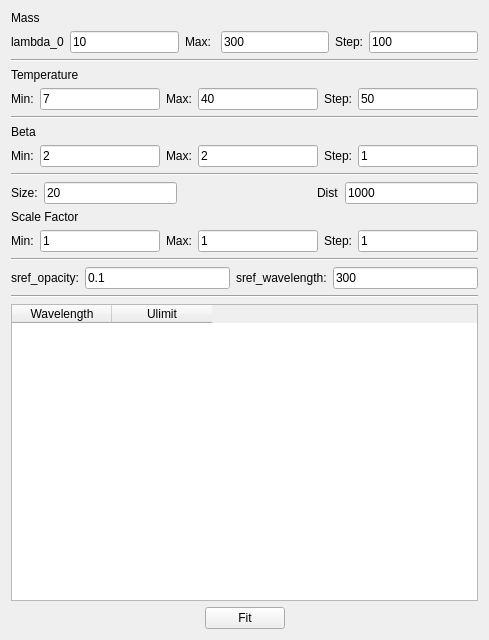
<?xml version="1.0" encoding="UTF-8"?>
<ui version="4.0">
<class>SedFitgrid_thick</class>
<widget class="QWidget" name="SedFitgrid_thick">
<property name="geometry">
<rect>
<x>0</x>
<y>0</y>
<width>489</width>
<height>640</height>
</rect>
</property>
<property name="windowTitle">
<string>Form</string>
</property>
<layout class="QVBoxLayout" name="verticalLayout">
<item>
<widget class="QLabel" name="label">
<property name="text">
<string>Mass</string>
</property>
</widget>
</item>
<item>
<layout class="QHBoxLayout" name="horizontalLayout">
<item>
<widget class="QLabel" name="label_2">
<property name="text">
<string>lambda_0</string>
</property>
</widget>
</item>
<item>
<widget class="QLineEdit" name="minLambda_0LineEdit">
<property name="text">
<string>10</string>
</property>
</widget>
</item>
<item>
<widget class="QLabel" name="label_3">
<property name="text">
<string>Max: </string>
</property>
</widget>
</item>
<item>
<widget class="QLineEdit" name="maxLambda_0LineEdit">
<property name="text">
<string>300</string>
</property>
</widget>
</item>
<item>
<widget class="QLabel" name="label_4">
<property name="text">
<string>Step:</string>
</property>
</widget>
</item>
<item>
<widget class="QLineEdit" name="stepLambda_0LineEdit">
<property name="text">
<string>100</string>
</property>
</widget>
</item>
</layout>
</item>
<item>
<widget class="Line" name="line">
<property name="orientation">
<enum>Qt::Horizontal</enum>
</property>
</widget>
</item>
<item>
<widget class="QLabel" name="label_5">
<property name="text">
<string>Temperature</string>
</property>
</widget>
</item>
<item>
<layout class="QHBoxLayout" name="horizontalLayout_3">
<item>
<widget class="QLabel" name="label_6">
<property name="text">
<string>Min:</string>
</property>
</widget>
</item>
<item>
<widget class="QLineEdit" name="tempMinLineEdit">
<property name="text">
<string>7</string>
</property>
</widget>
</item>
<item>
<widget class="QLabel" name="label_7">
<property name="text">
<string>Max:</string>
</property>
</widget>
</item>
<item>
<widget class="QLineEdit" name="tempMaxLineEdit">
<property name="text">
<string>40</string>
</property>
</widget>
</item>
<item>
<widget class="QLabel" name="label_8">
<property name="text">
<string>Step:</string>
</property>
</widget>
</item>
<item>
<widget class="QLineEdit" name="tempStepLineEdit">
<property name="text">
<string>50</string>
</property>
</widget>
</item>
</layout>
</item>
<item>
<widget class="Line" name="line_2">
<property name="orientation">
<enum>Qt::Horizontal</enum>
</property>
</widget>
</item>
<item>
<widget class="QLabel" name="label_9">
<property name="text">
<string>Beta</string>
</property>
</widget>
</item>
<item>
<layout class="QHBoxLayout" name="horizontalLayout_4">
<item>
<widget class="QLabel" name="label_10">
<property name="text">
<string>Min:</string>
</property>
</widget>
</item>
<item>
<widget class="QLineEdit" name="betaMinLineEdit">
<property name="text">
<string>2</string>
</property>
</widget>
</item>
<item>
<widget class="QLabel" name="label_11">
<property name="text">
<string>Max:</string>
</property>
</widget>
</item>
<item>
<widget class="QLineEdit" name="betaMaxLineEdit">
<property name="text">
<string>2</string>
</property>
</widget>
</item>
<item>
<widget class="QLabel" name="label_12">
<property name="text">
<string>Step:</string>
</property>
</widget>
</item>
<item>
<widget class="QLineEdit" name="betaStepLineEdit">
<property name="text">
<string>1</string>
</property>
</widget>
</item>
</layout>
</item>
<item>
<widget class="Line" name="line_3">
<property name="orientation">
<enum>Qt::Horizontal</enum>
</property>
</widget>
</item>
<item>
<layout class="QHBoxLayout" name="horizontalLayout_6">
<item>
<widget class="QLabel" name="label_13">
<property name="text">
<string>Size:</string>
</property>
</widget>
</item>
<item>
<widget class="QLineEdit" name="sizeLineEdit">
<property name="text">
<string>20</string>
</property>
</widget>
</item>
<item>
<spacer name="horizontalSpacer_3">
<property name="orientation">
<enum>Qt::Horizontal</enum>
</property>
<property name="sizeHint" stdset="0">
<size>
<width>40</width>
<height>20</height>
</size>
</property>
</spacer>
</item>
<item>
<widget class="QLabel" name="label_20">
<property name="text">
<string>Dist</string>
</property>
</widget>
</item>
<item>
<widget class="QLineEdit" name="distLineEdit">
<property name="text">
<string>1000</string>
</property>
</widget>
</item>
</layout>
</item>
<item>
<widget class="QLabel" name="label_16">
<property name="text">
<string>Scale Factor</string>
</property>
</widget>
</item>
<item>
<layout class="QHBoxLayout" name="horizontalLayout_5">
<item>
<widget class="QLabel" name="label_17">
<property name="text">
<string>Min:</string>
</property>
</widget>
</item>
<item>
<widget class="QLineEdit" name="scaleMinLineEdit">
<property name="text">
<string>1</string>
</property>
</widget>
</item>
<item>
<widget class="QLabel" name="label_18">
<property name="text">
<string>Max:</string>
</property>
</widget>
</item>
<item>
<widget class="QLineEdit" name="scaleMaxLineEdit">
<property name="text">
<string>1</string>
</property>
</widget>
</item>
<item>
<widget class="QLabel" name="label_19">
<property name="text">
<string>Step:</string>
</property>
</widget>
</item>
<item>
<widget class="QLineEdit" name="scaleStepLineEdit">
<property name="text">
<string>1</string>
</property>
</widget>
</item>
</layout>
</item>
<item>
<widget class="Line" name="line_4">
<property name="orientation">
<enum>Qt::Horizontal</enum>
</property>
</widget>
</item>
<item>
<layout class="QHBoxLayout" name="horizontalLayout_7">
<item>
<widget class="QLabel" name="label_14">
<property name="text">
<string>sref_opacity:</string>
</property>
</widget>
</item>
<item>
<widget class="QLineEdit" name="srefOpacityLineEdit">
<property name="text">
<string>0.1</string>
</property>
</widget>
</item>
<item>
<widget class="QLabel" name="label_15">
<property name="text">
<string>sref_wavelength:</string>
</property>
</widget>
</item>
<item>
<widget class="QLineEdit" name="srefWavelengthLineEdit">
<property name="text">
<string>300</string>
</property>
</widget>
</item>
</layout>
</item>
<item>
<widget class="Line" name="line_5">
<property name="orientation">
<enum>Qt::Horizontal</enum>
</property>
</widget>
</item>
<item>
<widget class="QTableWidget" name="tableWidget">
<column>
<property name="text">
<string>Wavelength</string>
</property>
</column>
<column>
<property name="text">
<string>Ulimit</string>
</property>
</column>
</widget>
</item>
<item>
<layout class="QHBoxLayout" name="horizontalLayout_2">
<item>
<spacer name="horizontalSpacer">
<property name="orientation">
<enum>Qt::Horizontal</enum>
</property>
<property name="sizeHint" stdset="0">
<size>
<width>40</width>
<height>20</height>
</size>
</property>
</spacer>
</item>
<item>
<widget class="QPushButton" name="pushButton">
<property name="text">
<string>Fit</string>
</property>
</widget>
</item>
<item>
<spacer name="horizontalSpacer_2">
<property name="orientation">
<enum>Qt::Horizontal</enum>
</property>
<property name="sizeHint" stdset="0">
<size>
<width>40</width>
<height>20</height>
</size>
</property>
</spacer>
</item>
</layout>
</item>
</layout>
</widget>
<resources/>
<connections/>
</ui>
